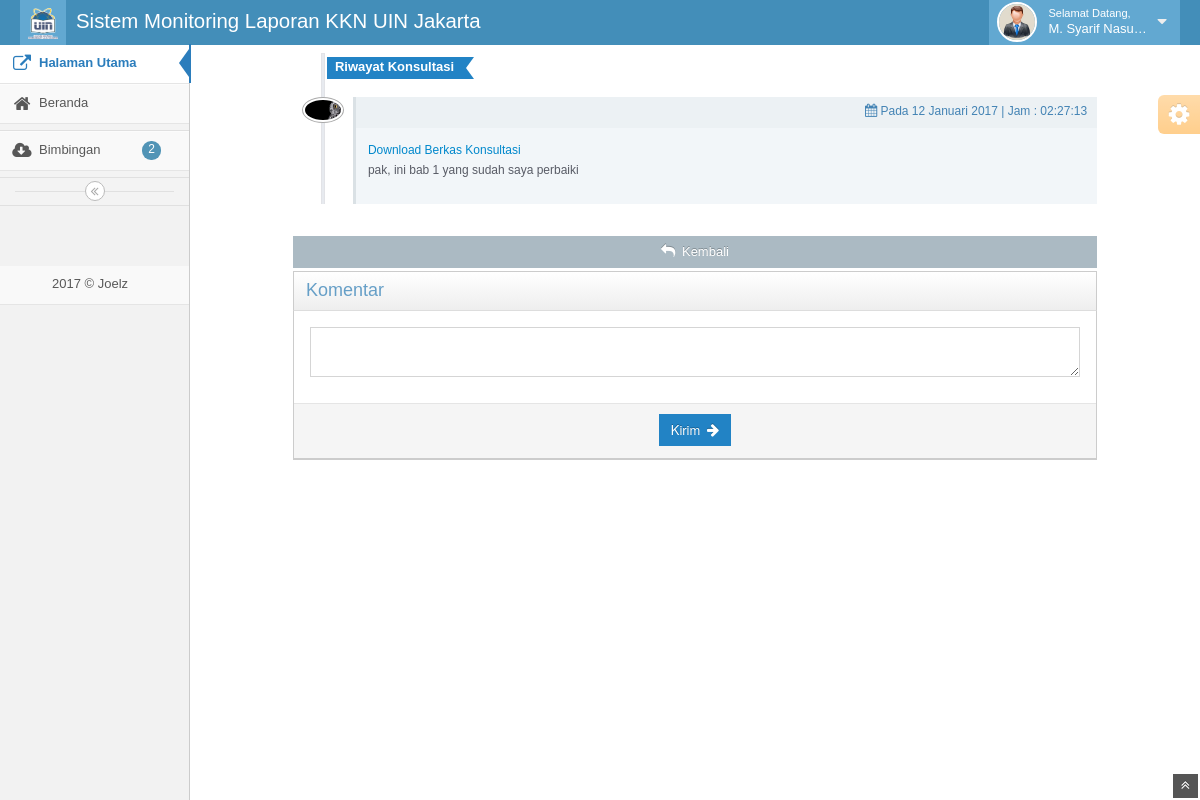
Page /media.php?page=bimbingan&act=komentar&kid=18 (signed in) on the committed database.
### tables this page shows
CREATE TABLE IF NOT EXISTS `konsultasi` (
  `kId` int(5) NOT NULL AUTO_INCREMENT,
  `pid` int(5) NOT NULL,
  `dosId` int(11) NOT NULL,
  `kBaca` enum('0','1') NOT NULL DEFAULT '0',
  `kKet` text NOT NULL,
  `kFile` varchar(255) NOT NULL,
  `kWaktu` timestamp NOT NULL DEFAULT CURRENT_TIMESTAMP,
  PRIMARY KEY (`kId`)
);

CREATE TABLE IF NOT EXISTS `penugasan` (
  `pid` int(11) NOT NULL AUTO_INCREMENT,
  `nkel` varchar(4) NOT NULL,
  `status` enum('0','1','2') NOT NULL DEFAULT '0',
  `id_dosen` int(11) DEFAULT NULL,
  `sTgl` date DEFAULT NULL,
  `judul` varchar(150) DEFAULT NULL,
  `komentar` varchar(300) DEFAULT NULL,
  `statJudul` enum('0','1','2') DEFAULT '0',
  PRIMARY KEY (`pid`)
);

CREATE TABLE IF NOT EXISTS `mahasiswa` (
  `mid` int(15) NOT NULL AUTO_INCREMENT,
  `nkel` varchar(4) NOT NULL,
  `mNama` varchar(50) NOT NULL,
  `mTelp` varchar(15) NOT NULL,
  `mEmail` varchar(50) NOT NULL,
  `mDesaKota` text NOT NULL,
  `username` varchar(100) NOT NULL,
  `password` varchar(100) NOT NULL,
  `mfoto` varchar(100) NOT NULL,
  PRIMARY KEY (`mid`),
  UNIQUE KEY `nkel` (`nkel`)
);

### config/fungsiku.php (called while the page is built, shortened)
<?php
function getValue($field,$table,$term){
	$z = mysql_fetch_array(mysql_query("SELECT $field FROM $table WHERE $term"));
	return $z[0];
}
?>

### config/fungsi_indotgl.php (called while the page is built, shortened)
<?php
function getTglIndo($tgl){
	$tanggal = substr($tgl,8,2);
	$bulan = getBulan(substr($tgl,5,2));
	$tahun = substr($tgl,0,4);
	return $tanggal.' '.$bulan.' '.$tahun;
}
function getBulan($bln){
	switch ($bln){
		case 1: return "Januari";break;
	}
}
?>

### mod/dosen/bimbingan.php (the view, shortened to what this page needs)
<div class="row-fluid">
<div class="span12">
<?php
	if ($_GET['act']=='komentar'){
		$kid = $_GET['kid'];
		$fk = mysql_fetch_array(mysql_query("SELECT * FROM konsultasi WHERE kId='$kid'"));
		$nimk = getValue("nkel","penugasan","pid='$fk[pid]'");
		$tglk = "Pada ".getTglIndo(substr($fk['kWaktu'], 0,10))." | Jam : ".substr($fk['kWaktu'], 11,8);
		$ffoto = getValue("mFoto","mahasiswa","nkel='$nimk'");
		if (empty($ffoto)){
			$fotok = "images/photo.jpg";
		}else{
			$fotok = "logo_kel/$ffoto";
		}
		$fberkas = $fk['kFile'];
		$berkas = "<a href='file/$fberkas'>Download Berkas Konsultasi</a>";
	?>
		<div class="offset1 span10">
			<div class="timeline-container">
				<div class="timeline-label">
					<span class="label label-primary arrowed-in-right label-large">
						<b>Riwayat Konsultasi</b>
					</span>
				</div>
				<div class="timeline-items">
					<div class="timeline-item clearfix">
						<div class="timeline-info">
							<img alt="<?php echo $nimk;?>" src="<?php echo $fotok;?>" />
						</div>
						<div class="widget-box transparent">
							<div class="widget-header widget-header-small">
								<span class="widget-toolbar no-border">
									<i class="icon-calendar bigger-110"></i>
									<?php echo $tglk;?>
								</span>
							</div>
							<div class="widget-body">
								<div class="widget-main">
									<?php echo $berkas;?><br>
									<?php echo $fk['kKet'];?>
									<div class="space-6"></div>
								</div>
							</div>
						</div>
					</div>
				</div>
			</div>
			<a href="media.php?page=bimbingan" class="btn btn-small btn-block">
				<i class="icon-reply bigger-110"></i> Kembali
			</a>
			<div class="widget-box">
			<div class="widget-header">
				<h4>Komentar</h4>
			</div>
			<div class="widget-body">
				<div class="widget-main no-padding">
					<form method="POST">
						<fieldset>
							<textarea name="pesan" class="autosize-transition span12"></textarea>
						</fieldset>
						<div class="form-actions center">
							<button type="submit" name="komentar" class="btn btn-small btn-primary">
								Kirim	<i class="icon-arrow-right icon-on-right bigger-110"></i>
							</button>
						</div>
					</form>
				</div>
			</div>
			</div>
		</div>
	<?php
	}
?>
</div>
</div>

### rows in the picture
konsultasi: pid.mfoto (picture), kWaktu "Pada 12 Januari 2017 | Jam : 02:27:13", kKet "pak, ini bab 1 yang sudah saya perbaiki"

### other values in the picture
$_CONFIG['appname'] "Sistem Monitoring Laporan KKN UIN Jakarta"
$_SESSION['uNama'] "M. Syarif Nasu…"
$jnkonsul "2"
$_CONFIG['syscopyright'] "Joelz"
